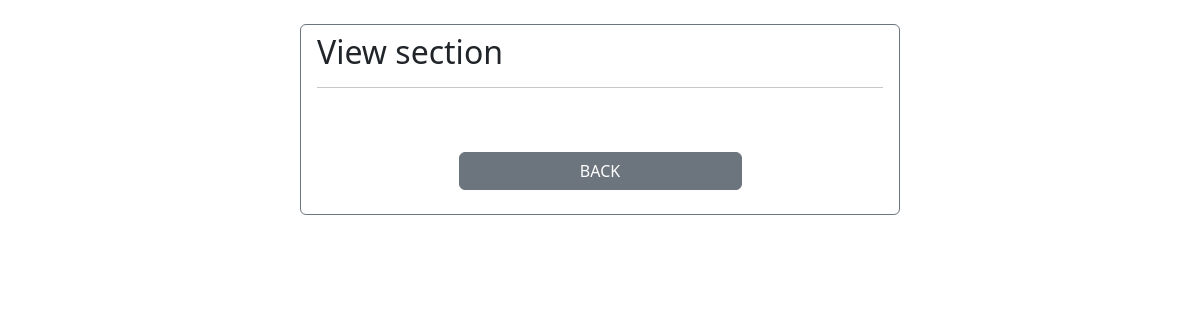
The page /Staff/operation/section/viewSection.php?code=ACC101&number=1&type=A (signed in) on the database as committed earlier.
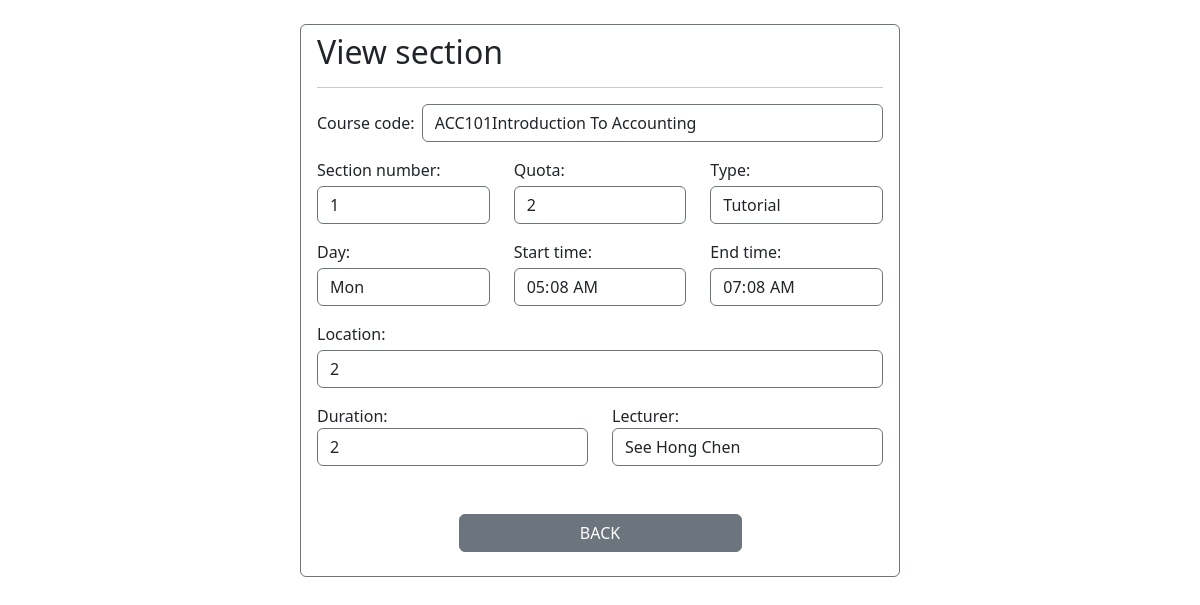
The same page on the database as committed later.
### tables this page shows
CREATE TABLE `section` (
  `section_number` int(11) NOT NULL,
  `section_type` varchar(255) NOT NULL,
  `course_code` varchar(255) NOT NULL,
  `lecturer_id` int(11) NOT NULL,
  `section_day` varchar(255) NOT NULL,
  `section_start_time` time NOT NULL,
  `section_end_time` time NOT NULL,
  `section_duration` int(11) NOT NULL,
  `section_quota` int(11) NOT NULL,
  `section_location` varchar(255) NOT NULL,
  `section_archive` tinyint(1) NOT NULL DEFAULT 0
);

CREATE TABLE `course` (
  `course_code` varchar(255) NOT NULL,
  `course_name` varchar(255) NOT NULL,
  `course_credit_hour` int(11) NOT NULL,
  `course_archive` int(11) NOT NULL DEFAULT 0
);

CREATE TABLE `lecturer` (
  `lecturer_id` int(11) NOT NULL,
  `lecturer_name` varchar(255) NOT NULL,
  `lecturer_phone_number` varchar(255) NOT NULL,
  `lecturer_gender` enum('Male','Female') NOT NULL,
  `lecturer_race` enum('Malay','Chinese','India','Other') NOT NULL,
  `lecturer_email` varchar(255) NOT NULL,
  `lecturer_password` varchar(255) NOT NULL,
  `lecturer_archive` tinyint(1) NOT NULL DEFAULT 0,
  `lecturer_personal_email` varchar(255) DEFAULT NULL
);

### Staff/operation/section/viewSection.php (the view, shortened to what this page needs)
<?php
  if(!isset($_SESSION['admin'])) {
    echo 'Please login first <br>';
    echo 'Click <a href="index.php">here<a/> to login';
  }else {
    include '../../db.php';
?>
<!DOCTYPE html>
<html lang="en">
<head>
  <link href="https://cdn.jsdelivr.net/npm/bootstrap@5.3.3/dist/css/bootstrap.min.css" rel="stylesheet"
>
  <link rel="stylesheet" href="https://cdnjs.cloudflare.com/ajax/libs/font-awesome/6.5.2/css/all.min.css"
 />
  <link rel="stylesheet" href="../../styles/style.css">
</head>
<body>
  <form class="w-50 mx-auto rounded border border-secondary px-3 pt-2 pb-4 mt-4 position-relative">
    <h2>View section</h2>
    <hr>
    <?php
      $course_code = $_GET['code'];
      $section_number = $_GET['number'];
      $section_type = $_GET['type'];
      $sql = "SELECT s.*, l.lecturer_name, c.course_name
        FROM section s
        JOIN lecturer l ON s.lecturer_id = l.lecturer_id
        JOIN course c ON s.course_code = c.course_code
        WHERE s.course_code = ? AND s.section_number = ? AND s.section_type = ?";
      $stmt = $conn->prepare($sql);
      $stmt->bind_param("sis", $course_code, $section_number, $section_type);
      $stmt->execute();
      $result = $stmt->get_result();
      if($row = $result->fetch_assoc()) {
    ?>
    <div class="d-flex align-items-center">
      <p style="width: 130px" class="m-0">Course code:</p>
      <input type="text" value="<?php echo $row["course_code"] . $row["course_name"]?>"
        class="form-control border border-secondary" readonly>
    </div>
    <div class="mt-3">
      <div class="row">
        <div class="col">
          <p class="mb-1">Section number:</p>
        </div>
        <div class="col">
          <p class="mb-1">Quota:</p>
        </div>
        <div class="col">
          <p class="mb-1">Type:</p>
        </div>
      </div>
      <div class="row">
        <div class="col">
          <input type="number" class="form-control border border-secondary" name="section-number"
            value="<?php echo $row["section_number"] ?>" readonly>
        </div>
        <div class="col">
          <input type="number" class="form-control border border-secondary" name="section-quota"
            value="<?php echo $row["section_quota"] ?>" readonly>
        </div>
        <div class="col">
          <input type="text" class="form-control border border-secondary" name="section-type"
            value="<?php echo $row["section_type"] === 'A' ? 'Tutorial': 'Lecture'?>" readonly>
        </div>
      </div>
    </div>
    <div class="mt-3">
      <div class="row">
        <div class="col">
          <p class="mb-1">Day:</p>
        </div>
        <div class="col">
          <p class="mb-1">Start time:</p>
        </div>
        <div class="col">
          <p class="mb-1">End time:</p>
        </div>
      </div>
      <div class="row">
        <div class="col">
          <input type="text" class="form-control border border-secondary" name="section-day"
            value="<?php echo $row["section_day"] ?>" readonly>
        </div>
        <div class="col">
          <input type="time" name="section-start-time" class="form-control border border-secondary" readonly
            value="<?php echo $row["section_start_time"] ?>">
        </div>
        <div class="col">
          <input type="time" name="section-end-time" class="form-control border border-secondary" readonly
            value="<?php echo $row["section_end_time"] ?>">
        </div>
      </div>
    </div>
    <p class="mt-3 mb-1">Location:</p>
    <input type="text" name="section-location" class="form-control border border-secondary" readonly
      value="<?php echo $row["section_location"] ?>">
    <div class="mt-3">
      <div class="row">
        <div class="col">
          Duration:
        </div>
        <div class="col">
          Lecturer:
        </div>
      </div>
      <div class="row">
        <div class="col">
          <input type="number" readonly name="section-duration" class="form-control border border-secondary"
            value="<?php echo $row["section_duration"] ?>">
        </div>
        <div class="col">
          <input type="text" readonly name="lecturer-name" class="form-control border border-secondary"
            value="<?php echo $row["lecturer_name"] ?>">
        </div>
      </div>
    </div>
    <?php
      }
    ?>
    <div class="text-center">
      <button class="btn btn-secondary block w-50 mx-auto mt-5" type="button" name="back" id="back-button"
        onclick="window.location.href = '../../section.php'">BACK</button>
    </div>
  </form>
</body>
</html>
<?php
  }
?>

Rows that differ between the two databases and show on the page:
added section: course_code.course_name "ACC101Introduction To Accounting", section-number "1", section-quota "2", section-type "Tutorial", section-day "Mon", section-start-time "05:08:00", section-end-time "07:08:00", section-location "2", section-duration "2", lecturer-name "See Hong Chen"
Other text that changed with them:
text now shown: "Course code: Section number: Quota: Type: Day: Start time: End time: Location: Duration: Lecturer:"
